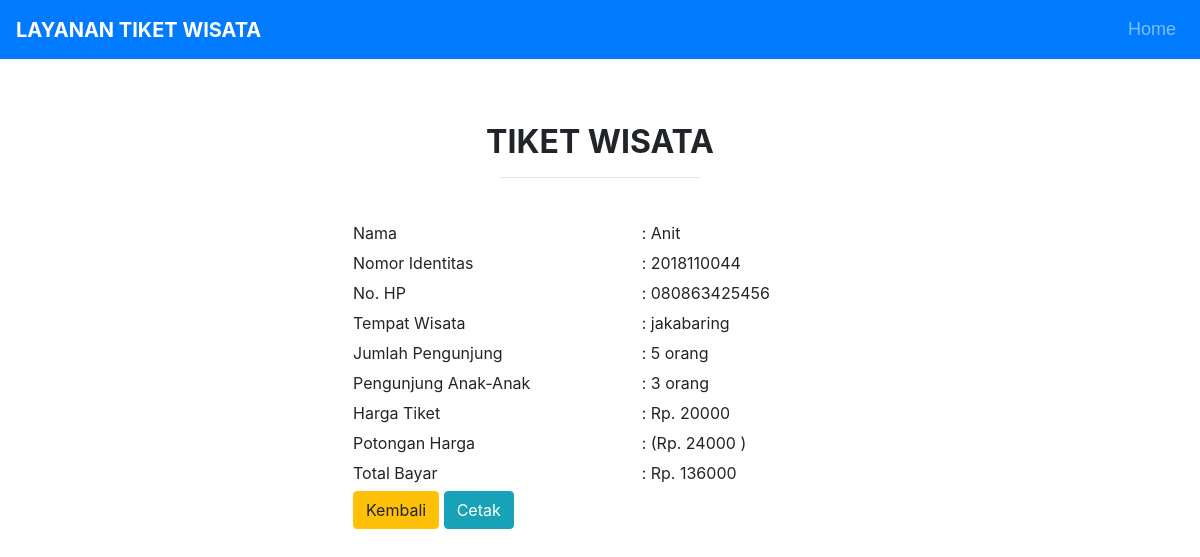
/Tampilantiket.php?no_identitas=2018110044, run on the app's committed database.
### tables this page shows
CREATE TABLE `pemesanan` (
  `nama` varchar(50) NOT NULL,
  `no_identitas` varchar(50) NOT NULL,
  `no_hp` varchar(50) NOT NULL,
  `tempat_wisata` text NOT NULL,
  `tgl_kunjungan` date NOT NULL,
  `jmlh_pengunjung` int(11) NOT NULL,
  `pengunjung_anak` int(11) NOT NULL,
  `harga` int(50) NOT NULL,
  `diskon` int(50) NOT NULL,
  `total` int(50) NOT NULL
);

### Tampilantiket.php (the view, shortened to what this page needs)
<?php
include 'Koneksi.php';
$no_identitas=$_GET['no_identitas'];
$tiket = mysqli_query($db, "select * from pemesanan where no_identitas='$no_identitas'");
$d = mysqli_fetch_object($tiket);
?>
<!DOCTYPE html>
<html>
<head>
</head>
<link rel="stylesheet" href="script/css/bootstrap.min.css">
<link rel="stylesheet" type="text/css" href="script/index.css">
<link rel="stylesheet" href="https://cdnjs.cloudflare.com/ajax/libs/font- awesome/5.15.3/css/all.min.css" />
<body>
    <nav class="navbar navbar-expand-lg navbar-dark bg-primary">
        <a class="navbar-brand" href="#">LAYANAN TIKET WISATA</a>
        <div class="collapse navbar-collapse" id="navbar">
<ul class="navbar-nav ml-auto">
<li class="nav-item">
<a class="nav-link" href="home.php">Home</a>
</li>
</ul>
</div>
    </nav>
    <br>
    <br>
    <p>
    <h2 align="center"><b>TIKET WISATA</b></h2>
    <hr width="200"><br>
    <table align="center" cellpadding="3" align="center" width="500">
        <tr>
            <td>Nama</td>
            <td>: <?php echo $d->nama ?></td>
        </tr>
        <tr>
            <td>Nomor Identitas</td>
            <td>: <?php echo $d->no_identitas ?></td>
        </tr>
        <tr>
            <td>No. HP</td>
            <td>: <?php echo $d->no_hp ?></td>
        </tr>
        <tr>
            <td>Tempat Wisata</td>
            <td>: <?php echo $d->tempat_wisata ?></td>
        </tr>
        <tr>
            <td>Jumlah Pengunjung</td>
            <td>: <?php echo $d->jmlh_pengunjung ?> orang</td>
        </tr>
        <tr>
            <td>Pengunjung Anak-Anak</td>
            <td> : <?php echo $d->pengunjung_anak ?> orang</td>
        </tr>
        <tr>
            <td>Harga Tiket</td>
            <td>: Rp. <?php echo $d->harga ?></td>
        </tr>
        <tr>
            <td>Potongan Harga</td>
            <td>: (Rp. <?php echo $d->diskon ?> )</td>
        </tr>
        <tr>
            <td>Total Bayar</td>
            <td>: Rp. <?php echo $d->total ?></td>
        </tr>
        <tr>
            <td>
                <a href="order.php" class="btn btn-warning">Kembali</a>
                <a href="cetak.php" class="btn btn-info">Cetak</a>
            </td>
        </tr>
    </table>
    <br>
    <br>
</body>
</html>

### script/index.css (style rules this page uses)
.navbar { font-size: 18px; }
.nav-item { font-family: sans-serif; }
.navbar-brand { font-weight: bold; }

### data on the page
pemesanan: nama "Anit", no_identitas "2018110044", no_hp "080863425456", tempat_wisata "jakabaring", jmlh_pengunjung "5", pengunjung_anak "3", harga "20000", diskon "24000", total "136000"
